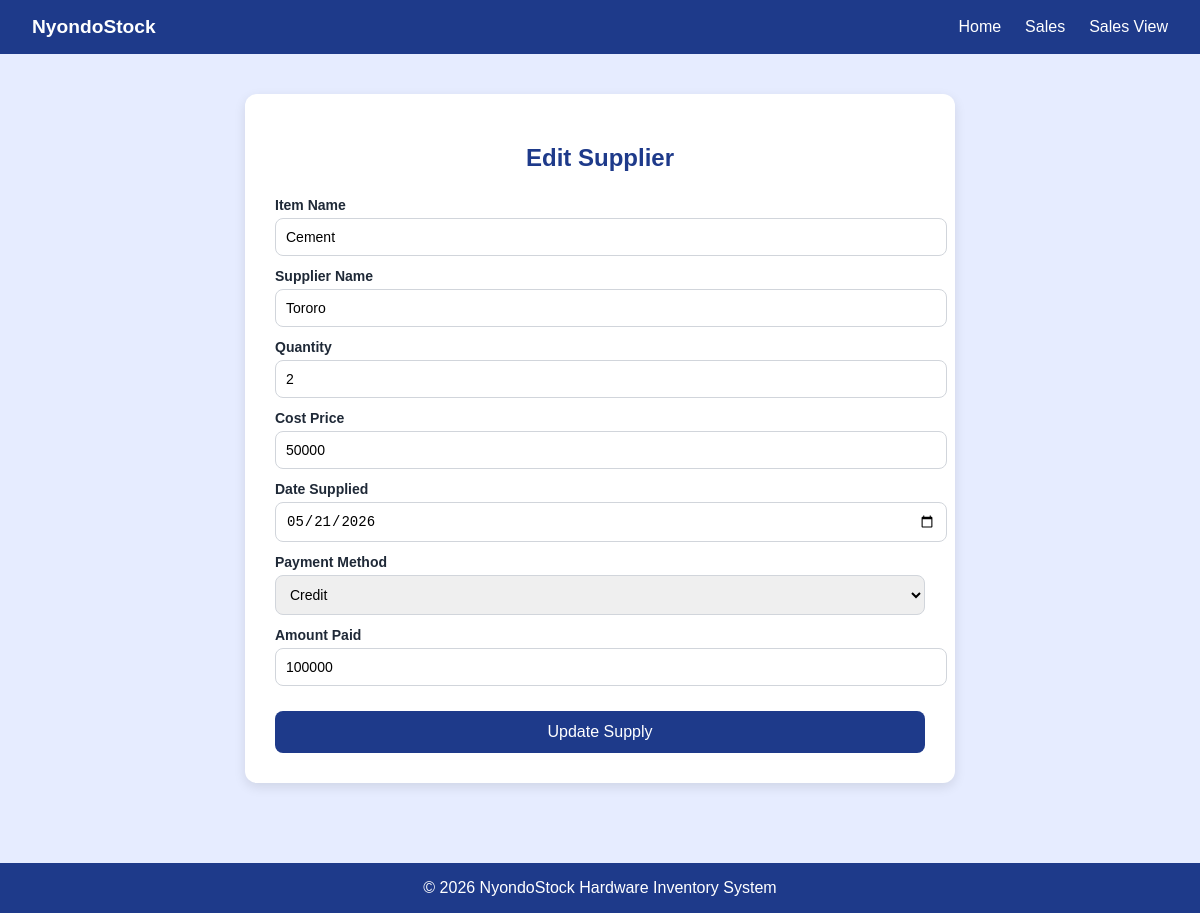
/edit_supplier/27/ (signed in), run on the app's committed database.
### mugeniapp/models.py (models this page shows, shortened)
class Supplier(models.Model):
    product_name = models.CharField(max_length=100, default="0")
    supplier_name = models.CharField(max_length=100)
    supplier_contact = models.CharField(
    max_length=20,
    null=True,
    blank=True
)
    quantity = models.PositiveIntegerField(default=0)
    cost_price = models.PositiveIntegerField(default=0)
    total_cost = models.PositiveIntegerField(default=0 , blank=True, null=True)
    date = models.DateField()
    method_of_payment = models.CharField(max_length=50, default="Credit")
    amount_paid = models.IntegerField(default=0)
    balance = models.IntegerField(default=0, blank=True, null=True)

### mugeniapp/views.py (the view, shortened to what this page needs)
# urls.py: path('edit_supplier/<int:id>/', views.edit_supplier, name='edit_supplier'),
@login_required
def edit_supplier(request, id):
    supplier = get_object_or_404(Supplier, id=id)
    return render(request, 'edit_supplier.html', {
        'supplier': supplier,
    })

### mugeniapp/templates/edit_supplier.html (shortened to what this page needs)
<!DOCTYPE html>
<html lang="en">
<head>
</head>
<body>
<nav>
  <div class="logo">NyondoStock</div>
  <ul>
    <li><a href="{% url 'index' %}">Home</a></li>
    <li><a href="{% url 'sales' %}">Sales</a></li>
    <li><a href="{% url 'save' %}">Sales View</a></li>
  </ul>
</nav>
<div class="container">
  <div class="form-card">
    <h2>Edit Supplier</h2>
    <form method="POST" action="{% url 'edit_supplier' supplier.id %}">
      <label>Item Name</label>
      <input type="text" name="product_name" value="{{ supplier.product_name }}" required>
      <label>Supplier Name</label>
      <input type="text" name="supplier_name" value="{{ supplier.supplier_name }}" required>
      <label>Quantity</label>
      <input type="number" name="quantity" min="1" value="{{ supplier.quantity }}" required>
      <label>Cost Price</label>
      <input type="number" name="cost_price" min="0" value="{{ supplier.cost_price }}" required>
      <label>Date Supplied</label>
      <input type="date" name="date" value="{{ supplier.date|date:'Y-m-d' }}" required>
      <label>Payment Method</label>
      <select name="method_of_payment" required>
        <option value="credit" {% if supplier.method_of_payment == "credit" %}selected{% endif %}>Credit</option>
      </select>
      <label>Amount Paid</label>
      <input type="number" name="amount_paid" value="{{ supplier.amount_paid }}" placeholder="Enter amount paid">
      <button type="submit">Update Supply</button>
    </form>
  </div>
</div>
<footer>
  &copy; 2026 NyondoStock Hardware Inventory System
</footer>
</body>
</html>

### mugeniapp/templates/edit_supplier.html (style rules this page uses)
body { font-family: Arial, sans-serif; background-color: #e6ecff; margin: 0; color: #1f2937; }
nav { background-color: #1E3A8A; color: white; padding: 1rem 2rem; display: flex; justify-content: space-between; align-items: center; }
nav .logo { font-weight: bold; font-size: 1.2rem; }
nav ul { list-style: none; display: flex; gap: 1.5rem; margin: 0; padding: 0; }
nav ul li a { color: white; text-decoration: none; }
.container { display: flex; justify-content: center; padding: 40px 20px; }
.form-card { background: white; width: 100%; max-width: 650px; padding: 30px; border-radius: 12px; box-shadow: 0 4px 12px rgba(0,0,0,0.1); }
h2 { text-align: center; color: #1E3A8A; margin-bottom: 25px; }
label { display: block; margin-top: 12px; font-weight: 600; font-size: 14px; }
input, select { width: 100%; padding: 10px; margin-top: 5px; border-radius: 8px; border: 1px solid #d1d5db; font-size: 14px; outline: none; }
button { width: 100%; margin-top: 25px; padding: 12px; background-color: #1E3A8A; color: white; border: none; border-radius: 8px; font-size: 16px; cursor: pointer; }
footer { background-color: #1E3A8A; color: white; text-align: center; padding: 1rem; margin-top: 40px; }

### data on the page
Supplier: product_name "Cement", supplier_name "Tororo", quantity "2", cost_price "50000", date "05/21/2026", method_of_payment "Credit", amount_paid "100000"
